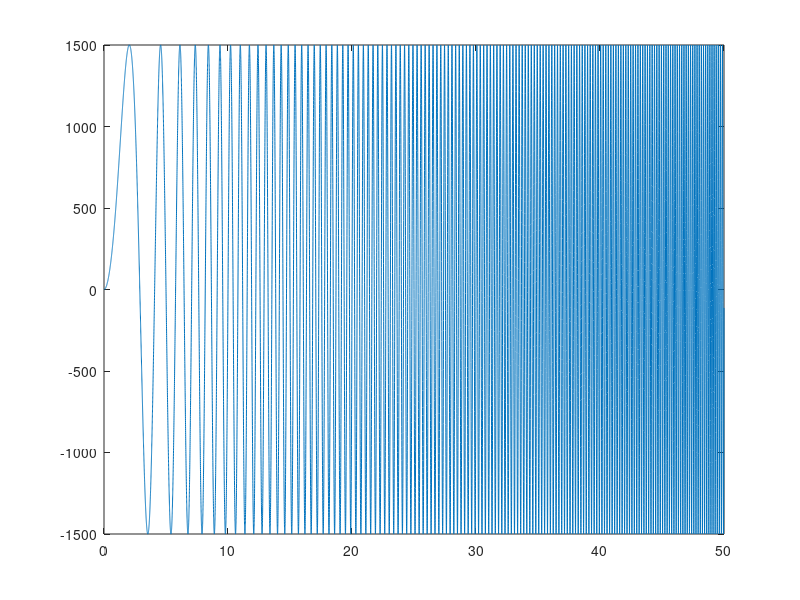
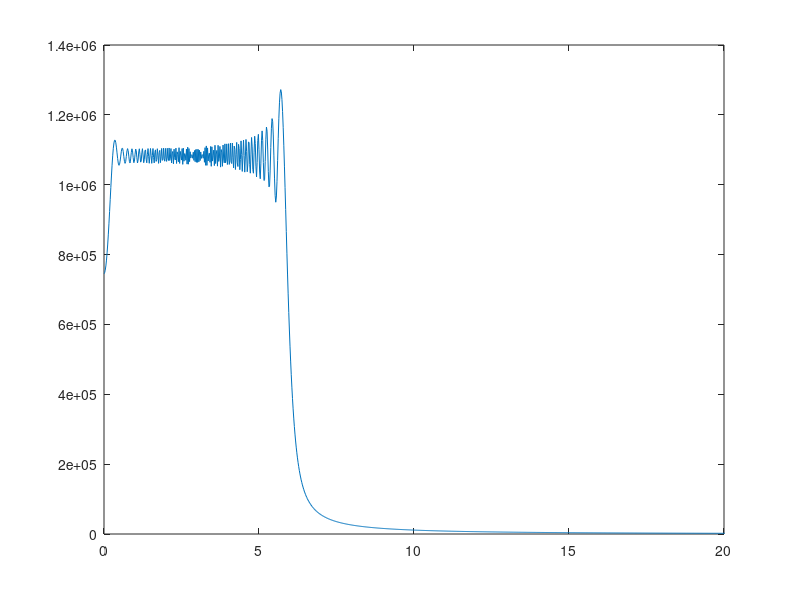

Write MATLAB code to recreate these figures, in order. (Note: this script raises an error after producing the figures.)
% This file is used to generate the input data for system identification.
clear; clc; close all;
%% Generate the sweep wave.
f_sample = 500; % Sampling frequency is 500Hz
Time = 50;
N = f_sample*Time;% sweep wave sample numbers
t = 0:1/f_sample:(N-1)/f_sample;% sweep wave time instants
ampl = 1500; % the amplitude of the sweep wave
sweep_wave = ampl.*chirp(t,0,50,6,'linear',-90); % generate 0-10Hz sweep wave
sweep_wave = sweep_wave'; % tranpose the array
for i = 1:f_sample*Time
    if abs(sweep_wave(i)) <= 1e-9
        sweep_wave(i) = 0;
    end
end
sweep_wave_str = num2str(sweep_wave);% convert number to string



for i = 1:f_sample*Time
    sweep_wave_cell{i} = {sweep_wave_str(i,1:12)};% convert the string to the cell array
end
for i = 1:f_sample*Time
    sweep_wave_str1(i) = strcat(sweep_wave_cell{i},',');% add the comma between the array elements
end

%% Plot time-series data and frequency-domain data.
% format short;
f = linspace(0,f_sample,N);
figure(1);
plot(t(1:N), sweep_wave(1:N)); % display the time-series data
xlim([0 50]);
figure(2);
sweep_wave_fft = fft(sweep_wave);
plot(f,abs(sweep_wave_fft(1:N)));% display the frequency-domain data
xlim([0 20]);

%% Write the sweep_wave to txt file.
filename = 'sweep_wave_500_50s_0_6Hz.txt';
dlmwrite(filename,sweep_wave_str1,'delimiter','','precision',5);


